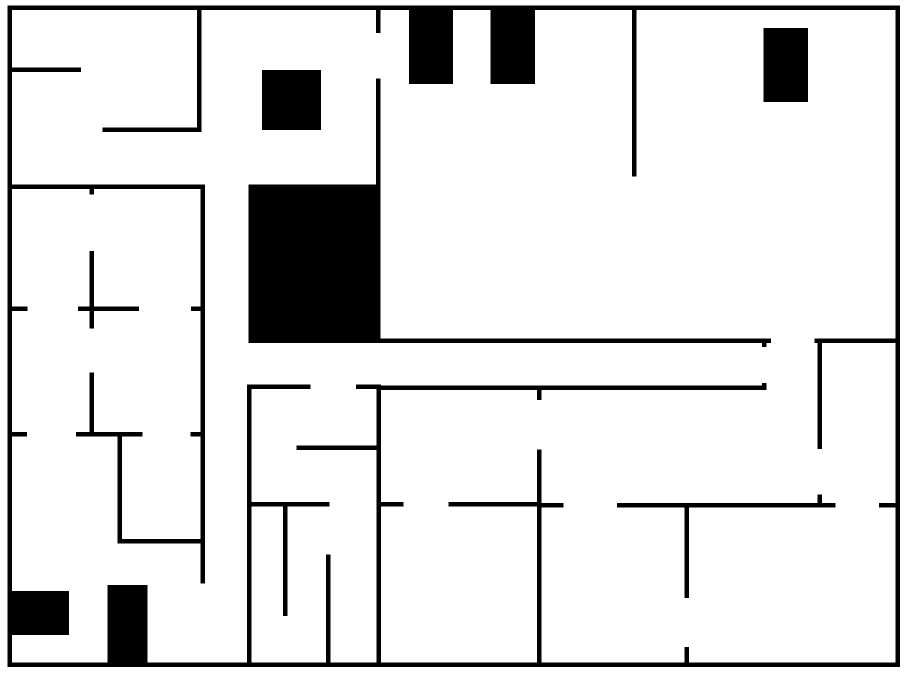
#> input picture map_data/final_eval_simpleWalls_v2.png, 1819 x 1350 px, found by its file name (shown at 1/2 size)
$ python image_to_map.py
#> lines starting #> are read from the running program, lines starting #| are printed output that depends on the picture; after the words box and inside, x2 and y2 are one past the last pixel; in counts of white or black regions, pixels touching at a corner belong together
import random

# from cv2 import cv2 as cv2
import cv2
import numpy as np


class ImageToMap:
    def __init__(self, image_source: cv2.Mat, auto_resized: bool = True):
        self._img_src = image_source
        cv2.imshow("image_source", image_source)
        self._img_src = cv2.bitwise_not(self._img_src)
        self._auto_resized = auto_resized

        self.x_max = -1
        self.y_max = -1

        self.height_map = 750
        self.width_map = 0
        self.factor = 0

        self.lines = []
        self.boxes = []

    def launch(self):
        self.img_to_segments()
        self.img_to_boxes()
        self.compute_dim()
        self.write_lines_and_boxes()

    def compute_dim(self):
        self.height_map = 750

        print("original dim map : ({}, {})".format(self._img_src.shape[1], self._img_src.shape[0]))
        print("self.x_max = {}, self.y_max = {}".format(self.x_max, self.y_max))
        print("auto_resized = {}".format(self._auto_resized))

        best_factor = self.height_map / self.y_max
        if not self._auto_resized:
            best_factor = 1.0
        best_width_map = int(round(best_factor * self.x_max))
        print("Best dim map : ({}, {}) with factor {}".format(best_width_map, self.height_map, best_factor))

        self.factor = self.height_map / self._img_src.shape[0]
        if not self._auto_resized:
            self.factor = 1.0
            self.height_map = self._img_src.shape[0]
        self.width_map = int(round(self.factor * self._img_src.shape[1]))
        print("Used dim map : ({}, {}) with factor {}".format(self.width_map, self.height_map, self.factor))

    def img_to_segments(self):
        fld = cv2.ximgproc.createFastLineDetector(do_merge=True)
        size_kernel = 9
        kernel = np.ones((size_kernel, size_kernel), np.uint8)
        img_erode = cv2.erode(self._img_src, kernel, iterations=1)
        cv2.imshow("img_erode", img_erode)

        self.lines = fld.detect(img_erode)
        result_img = fld.drawSegments(self._img_src, self.lines)
        cv2.imshow("result_img", result_img)

        only_lines_image = np.zeros((self._img_src.shape[0], self._img_src.shape[1], 3), dtype=np.uint8)

        for line in self.lines:
            x0 = int(round(line[0][0]))
            y0 = int(round(line[0][1]))
            x1 = int(round(line[0][2]))
            y1 = int(round(line[0][3]))
            cv2.line(only_lines_image, (x0, y0), (x1, y1), (0, 0, 255), 1, cv2.LINE_4)

        # Compute min and max
        for line in self.lines:
            x0 = int(round(line[0][0]))
            x1 = int(round(line[0][2]))
            self.x_max = max(x0, x1, self.x_max)

            y0 = int(round(line[0][1]))
            y1 = int(round(line[0][3]))
            self.y_max = max(y0, y1, self.y_max)

        cv2.imshow("only_lines_image", only_lines_image)

        cv2.waitKey(0)

    def img_to_boxes(self):
        size_kernel = 50
        kernel = np.ones((size_kernel, size_kernel), np.uint8)
        img_box = cv2.morphologyEx(self._img_src, cv2.MORPH_OPEN, kernel)
        cv2.imshow("img_box", img_box)
        thresh_value, thresh_img = cv2.threshold(src=img_box, thresh=127, maxval=255, type=0)
        contours, hierarchy = cv2.findContours(image=thresh_img, mode=cv2.RETR_LIST, method=cv2.CHAIN_APPROX_SIMPLE)
        cv2.imshow("thresh_img_box", thresh_img)

        contours_poly = []
        self.boxes = []

        for i, curve in enumerate(contours):
            perimeter = cv2.arcLength(curve=curve, closed=True)
            approx_poly = cv2.approxPolyDP(curve=curve, epsilon=0.015 * perimeter, closed=True)
            box = cv2.boundingRect(approx_poly)
            # [13 lines of commented-out code are left out]

            if approx_poly.shape[0] == 4 and abs(cv2.contourArea(approx_poly)) > 300 and cv2.isContourConvex(
                    approx_poly):
                # print("approx_poly", approx_poly)
                contours_poly.append(approx_poly)
                self.boxes.append(box)
                # print("box", box)

        only_boxes_image = np.zeros((thresh_img.shape[0], thresh_img.shape[1], 3), dtype=np.uint8)

        for i in range(len(contours_poly)):
            color = (random.randint(0, 256), random.randint(0, 256), random.randint(0, 256))
            cv2.drawContours(only_boxes_image, contours_poly, i, color)
            # x, y, w, h = self.boxes[i]
            # cv2.rectangle(img=only_boxes_image, pt1=(x, y), pt2=(x + w, y + h), color=color, thickness=-1)

        # Compute min and max
        for box in self.boxes:
            x0 = int(round(box[0]))
            x1 = int(round(box[0] + box[2]))
            self.x_max = max(x0, x1, self.x_max)

            y0 = int(round(box[1]))
            y1 = int(round(box[1] + box[3]))
            self.y_max = max(y0, y1, self.y_max)

        cv2.imshow("only_boxes_image", only_boxes_image)

        cv2.waitKey(0)

    def write_lines_and_boxes(self):
        f = open("generated_code.py", "w")

        f.write("\"\"\"\n")
        f.write("This file was generated by the tool 'image_to_map.py' in the directory tools.\n")
        f.write(
            "This tool permits to create this kind of file by providing it an image of the map we want to create.\n")
        f.write("\"\"\"\n\n")

        f.write("from spg_overlay.entities.normal_wall import NormalWall, NormalBox\n\n\n")

        f.write("# Dimension of the map : ({}, {})\n".format(self.width_map, self.height_map))

        f.write("# Dimension factor : {}\n".format(self.factor))

        f.write("def add_boxes(playground):\n")

        if len(self.boxes) != 0:
            for i, box in enumerate(self.boxes):
                x0 = self.factor * box[0]
                y0 = self.factor * box[1]
                width = self.factor * box[2]
                height = self.factor * box[3]

                xw = int(round(x0 - self.width_map / 2))
                yw = int(round(-y0 + self.height_map / 2))
                width_w = int(round(width))
                height_w = int(round(height))

                f.write("    # box {}\n".format(i))
                f.write("    box = NormalBox(up_left_point=({}, {}),\n".format(xw, yw))
                f.write("                    width={}, height={})\n".format(width_w, height_w))
                f.write("    playground.add(box, box.wall_coordinates)\n\n")
        else:
            f.write("    pass\n\n")

        f.write("\n")
        f.write("def add_walls(playground):\n")

        # orient :
        #   horizontal = 0
        #   vertical = 1
        #   oblique = 2
        if len(self.lines) != 0:
            for i, line in enumerate(self.lines):
                x0 = self.factor * line[0][0]
                y0 = self.factor * line[0][1]
                x1 = self.factor * line[0][2]
                y1 = self.factor * line[0][3]

                orient = 2

                if abs(y0 - y1) < 2.0:
                    # horizontal
                    orient = 0
                    y0 = (y0 + y1)/2
                    y1 = y0

                if abs(x0 - x1) < 2.0:
                    # vertical
                    orient = 1
                    x0 = (x0 + x1) / 2
                    x1 = x0

                # Correct orientation
                if orient == 0 and x0 > x1:  # horizontal
                    x0, x1 = x1, x0  # swap

                if orient == 1 and y0 > y1:  # vertical
                    y0, y1 = y1, y0  # swap

                if orient == 2 and x0 > x1:  # oblique
                    x0, x1 = x1, x0  # swap
                    y0, y1 = y1, y0  # swap

                # Correct size
                if orient == 0:
                    x0 -= 2
                    x1 += 2

                if orient == 1:
                    y0 -= 2
                    y1 += 2

                if orient == 2:
                    x0 -= 2
                    x1 += 2
                    if y1 > y0:  # oblique
                        y0 -= 2
                        y1 += 2
                    else:
                        y1 -= 2
                        y0 += 2

                if orient == 0:
                    f.write("    # horizontal wall {}\n".format(i))
                elif orient == 1:
                    f.write("    # vertical wall {}\n".format(i))
                else:
                    f.write("    # oblique wall {}\n".format(i))

                xw0 = int(round(x0 - self.width_map / 2))
                yw0 = int(round(-y0 + self.height_map / 2))

                xw1 = int(round(x1 - self.width_map / 2))
                yw1 = int(round(-y1 + self.height_map / 2))

                f.write("    wall = NormalWall(pos_start=({}, {}),\n".format(xw0, yw0))
                f.write("                      pos_end=({}, {}))\n".format(xw1, yw1))
                f.write("    playground.add(wall, wall.wall_coordinates)\n\n")
        else:
            f.write("    pass\n\n")

        f.close()

        print("nombre de boxes =", len(self.boxes))
        print("nombre de lignes =", len(self.lines))


#img_path = "/home/battesti/projetCompetDronesDGA/private-swarm-rescue/map_data/complete_map_1.png"
img_path = "/home/battesti/projetCompetDronesDGA/private-swarm-rescue/map_data/final_eval_simpleWalls_v2.png"
should_auto_resized = False
img = cv2.imread(img_path, cv2.IMREAD_GRAYSCALE)
#> img: shape (1350, 1819); 88% white; 6 black regions, box (x1, y1, x2, y2) and area: (15, 11, 1800, 1334) 165511, (497, 157, 1542, 694) 92697, (524, 140, 642, 260) 14160, (1527, 56, 1616, 204) 13172, (1234, 989, 1671, 1196) 5715, (156, 502, 278, 657) 2412
image_to_map = ImageToMap(image_source=img, auto_resized=should_auto_resized)
#> in __init__, `self._img_src = cv2.bitwise_not(self._img_src)`:
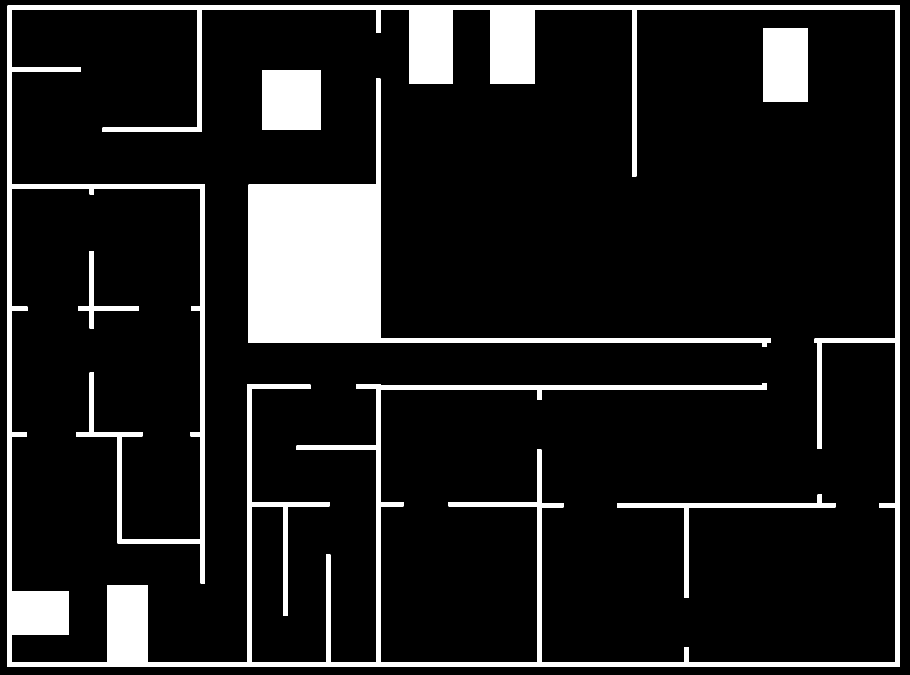
#> self._img_src: shape (1350, 1819) (shown at 1/2 size); 12% white; 6 white regions, box (x1, y1, x2, y2) and area: (15, 11, 1800, 1334) 165511, (497, 157, 1542, 694) 92697, (524, 140, 642, 260) 14160, (1527, 56, 1616, 204) 13172, (1234, 989, 1671, 1196) 5715, (156, 502, 278, 657) 2412
image_to_map.launch()
#> in img_to_segments, `img_erode = cv2.erode(self._img_src, kernel, iterations=1)`:
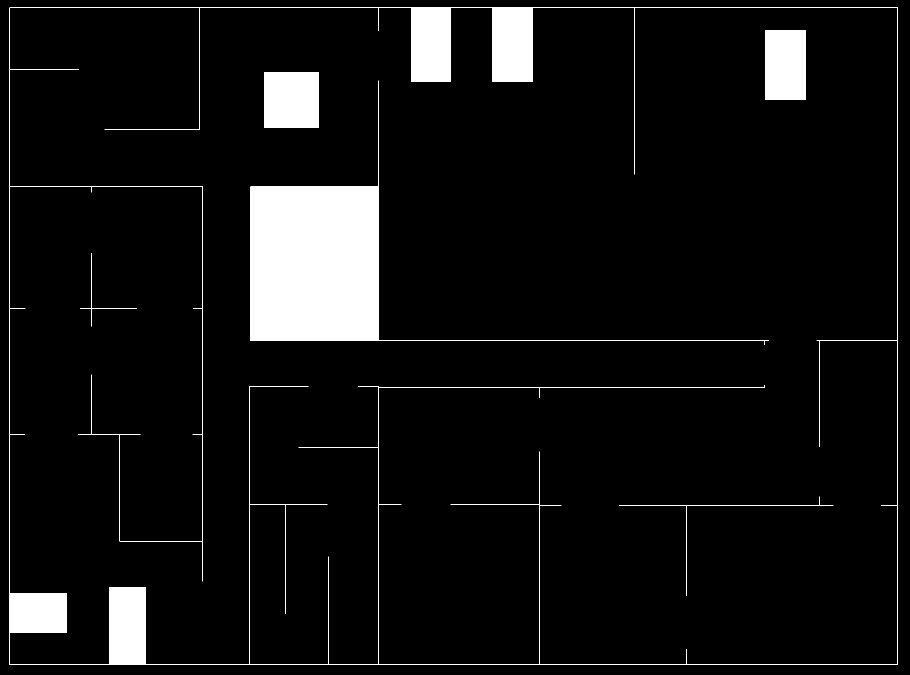
#> img_erode: shape (1350, 1819) (shown at 1/2 size); 6.6% white; 6 white regions, box (x1, y1, x2, y2) and area: (501, 161, 1538, 690) 80105, (19, 15, 1796, 1330) 57095, (528, 144, 638, 256) 12320, (1531, 60, 1612, 200) 11340, (1238, 993, 1667, 1192) 627, (160, 506, 274, 653) 260
#> in img_to_segments, `self.lines = fld.detect(img_erode)`: self.lines = 111 rows, first 6: [18, 14, 18, 1329], [1795, 14, 20, 14], [399, 258, 399, 16], [757, 61, 757, 16], [21, 16, 821, 16], [901, 163, 901, 16]
#> in img_to_segments, `result_img = fld.drawSegments(self._img_src, self.lines)`:
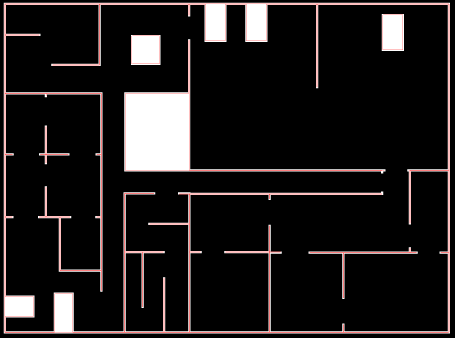
#> result_img: shape (1350, 1819, 3) (shown at 1/4 size); mean of channels 0, 1, 2 27.1, 27.1, 30.5; drawn as B, G, R
#> the loop in img_to_segments, `for line in self.lines:` made 111 passes
#> after the loop in img_to_segments, `for line in self.lines:`:
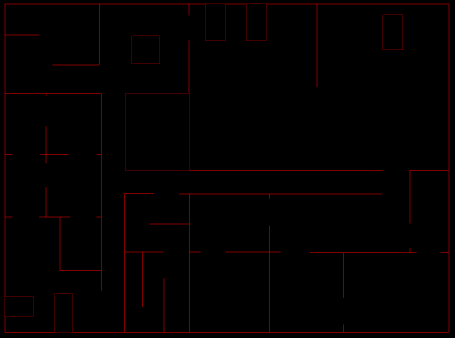
#> only_lines_image: shape (1350, 1819, 3) (shown at 1/4 size); mean of channels 0, 1, 2 0, 0, 3.4; drawn as B, G, R
#> the loop in img_to_segments, `for line in self.lines:` made 111 passes
#> (line, x0, x1, self.x_max, y0, y1) on passes 1 to 8: ([[18, 14, 18, 1329]], 18, 18, 18, 14, 1329), ([[1795, 14, 20, 14]], 1795, 20, 1795, 14, 14), ([[399, 258, 399, 16]], 399, 399, 1795, 258, 16), ([[757, 61, 757, 16]], 757, 757, 1795, 61, 16), ([[21, 16, 821, 16]], 21, 821, 1795, 16, 16), ([[901, 163, 901, 16]], 901, 901, 1795, 163, 16), ([[822, 163, 899, 163]], 822, 899, 1795, 163, 163), ([[903, 16, 984, 16]], 903, 984, 1795, 16, 16)
#> in img_to_boxes, `img_box = cv2.morphologyEx(self._img_src, cv2.MORPH_OPEN, kernel)`:
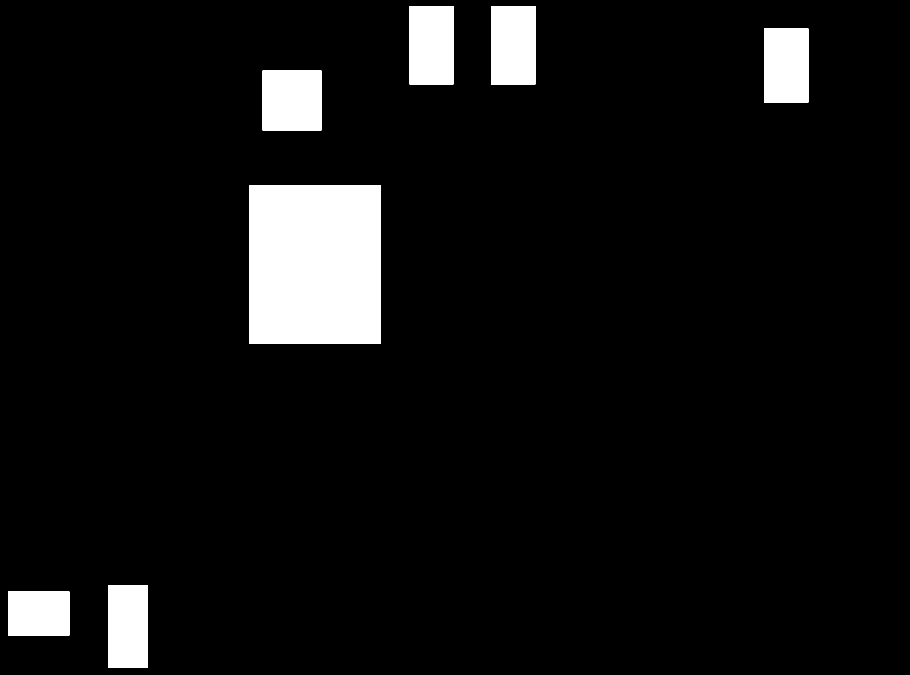
#> img_box: shape (1350, 1819) (shown at 1/2 size); 6.6% white; 7 white regions
#> in img_to_boxes, `contours, hierarchy = cv2.findContours(image=thresh_img, mode=cv2.RETR..`: contours = 7 contours; box (x1, y1, x2, y2) and area: (498, 370, 762, 687) 83108, (525, 141, 643, 261) 13923, (982, 12, 1071, 169) 13728, (819, 12, 907, 169) 13572, (1528, 57, 1617, 205) 12936, (216, 1171, 296, 1335) 12877, (16, 1183, 139, 1271) 10614
#> the loop in img_to_boxes, `for i, curve in enumerate(contours):` made 7 passes
#> (perimeter, approx_poly, box) on passes 1 to 5: (418, [[16, 1183], [16, 1270], [138, 1270], [138, 1183]], (16, 1183, 123, 88)), (484, [[216, 1171], [216, 1334], [295, 1334], [295, 1171]], (216, 1171, 80, 164)), (1158, [[498, 370], [498, 686], [761, 686], [761, 370]], (498, 370, 264, 317)), (472, [[525, 141], [525, 260], [642, 260], [642, 141]], (525, 141, 118, 120)), (470, [[1528, 57], [1528, 204], [1616, 204], [1616, 57]], (1528, 57, 89, 148))
#> after the loop in img_to_boxes, `for i, curve in enumerate(contours):`: contours_poly has the same summary as contours; self.boxes = [(16, 1183, 123, 88), (216, 1171, 80, 164), (498, 370, 264, 317), (525, 141, 118, 120), (1528, 57, 89, 148), (982, 12, 89, 157), (819, 12, 88, 157)]
#> the loop in img_to_boxes, `for i in range(len(contours_poly)):` made 7 passes
#> color on passes 1 to 7: (197, 215, 20), (132, 248, 207), (155, 244, 183), (111, 71, 144), (71, 48, 128), (75, 158, 50), (37, 169, 241)
#> after the loop in img_to_boxes, `for i in range(len(contours_poly)):`:
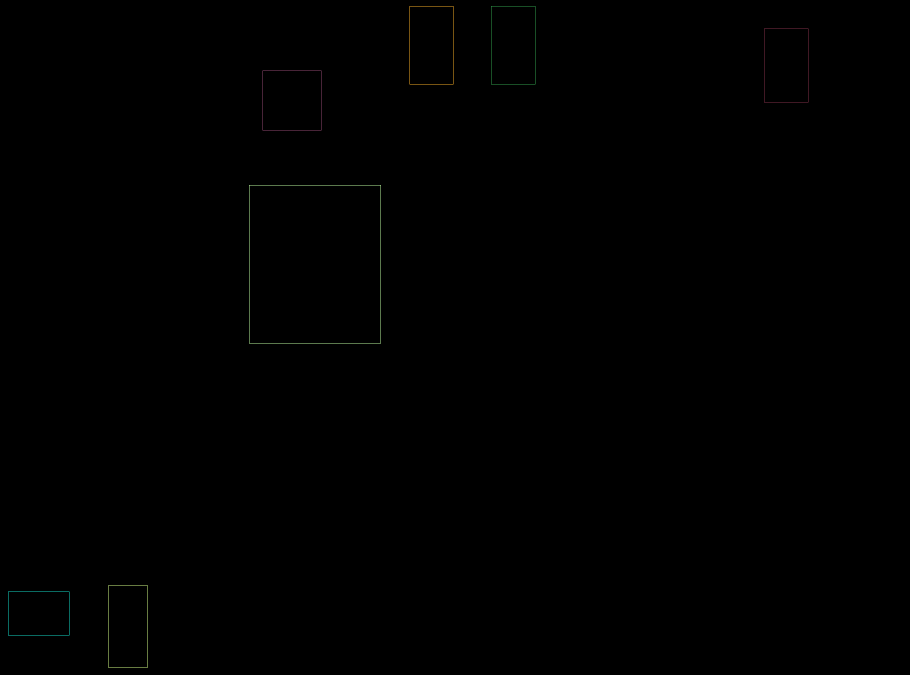
#> only_boxes_image: shape (1350, 1819, 3) (shown at 1/2 size); mean of channels 0, 1, 2 0.2, 0.3, 0.2; drawn as B, G, R
#> the loop in img_to_boxes, `for box in self.boxes:` made 7 passes
#> (box, x0, x1, y0, y1, self.y_max) on passes 1 to 7: ((16, 1183, 123, 88), 16, 139, 1183, 1271, 1330), ((216, 1171, 80, 164), 216, 296, 1171, 1335, 1335), ((498, 370, 264, 317), 498, 762, 370, 687, 1335), ((525, 141, 118, 120), 525, 643, 141, 261, 1335), ((1528, 57, 89, 148), 1528, 1617, 57, 205, 1335), ((982, 12, 89, 157), 982, 1071, 12, 169, 1335), ((819, 12, 88, 157), 819, 907, 12, 169, 1335)
#| original dim map : (1819, 1350)
#| self.x_max = 1796, self.y_max = 1335
#> in compute_dim, `best_factor = self.height_map / self.y_max`: best_factor = 0.562
#> in compute_dim, `best_width_map = int(round(best_factor * self.x_max))`: best_width_map = 1796
#| Best dim map : (1796, 750) with factor 1.0
#| Used dim map : (1819, 1350) with factor 1.0
#> the loop in write_lines_and_boxes, `for i, box in enumerate(self.boxes):` made 7 passes
#> the loop in write_lines_and_boxes, `for i, line in enumerate(self.lines):` made 111 passes
#| nombre de boxes = 7
#| nombre de lignes = 111
